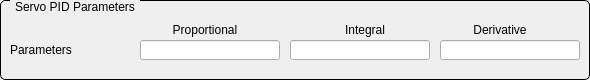
       <widget class="QGroupBox" name="titleGroupBox_7">
        <property name="geometry">
         <rect>
          <x>10</x>
          <y>360</y>
          <width>590</width>
          <height>80</height>
         </rect>
        </property>
        <property name="styleSheet">
         <string notr="true">QGroupBox {
     border: 1px solid black;
     border-radius: 5px;
     margin-top: 0.5em;
 }
 
 QGroupBox::title {
     subcontrol-origin: margin;
     left: 10px;
     padding: 0 3px 0 3px;
 }</string>
        </property>
        <property name="title">
         <string>Servo PID Parameters</string>
        </property>
        <widget class="QLabel" name="label_22">
         <property name="geometry">
          <rect>
           <x>160</x>
           <y>20</y>
           <width>90</width>
           <height>20</height>
          </rect>
         </property>
         <property name="text">
          <string>Proportional</string>
         </property>
         <property name="alignment">
          <set>Qt::AlignCenter</set>
         </property>
        </widget>
        <widget class="QLabel" name="label_23">
         <property name="geometry">
          <rect>
           <x>330</x>
           <y>20</y>
           <width>70</width>
           <height>20</height>
          </rect>
         </property>
         <property name="text">
          <string>Integral</string>
         </property>
         <property name="alignment">
          <set>Qt::AlignCenter</set>
         </property>
        </widget>
        <widget class="QLabel" name="label_24">
         <property name="geometry">
          <rect>
           <x>460</x>
           <y>20</y>
           <width>80</width>
           <height>20</height>
          </rect>
         </property>
         <property name="text">
          <string>Derivative</string>
         </property>
         <property name="alignment">
          <set>Qt::AlignCenter</set>
         </property>
        </widget>
        <widget class="QLabel" name="label_25">
         <property name="geometry">
          <rect>
           <x>10</x>
           <y>40</y>
           <width>90</width>
           <height>20</height>
          </rect>
         </property>
         <property name="text">
          <string>Parameters</string>
         </property>
         <property name="alignment">
          <set>Qt::AlignLeading|Qt::AlignLeft|Qt::AlignVCenter</set>
         </property>
        </widget>
        <widget class="QELineEdit" name="txtPCOF">
         <property name="geometry">
          <rect>
           <x>140</x>
           <y>40</y>
           <width>140</width>
           <height>20</height>
          </rect>
         </property>
         <property name="variable" stdset="0">
          <string>$(group).PCOF</string>
         </property>
         <property name="displayAlarmStateOption" stdset="0">
          <enum>QE::Never</enum>
         </property>
         <property name="addUnits">
          <bool>false</bool>
         </property>
        </widget>
        <widget class="QELineEdit" name="txtICOF">
         <property name="geometry">
          <rect>
           <x>290</x>
           <y>40</y>
           <width>140</width>
           <height>20</height>
          </rect>
         </property>
         <property name="variable" stdset="0">
          <string>$(group).ICOF</string>
         </property>
         <property name="displayAlarmStateOption" stdset="0">
          <enum>QE::Never</enum>
         </property>
         <property name="addUnits">
          <bool>false</bool>
         </property>
        </widget>
        <widget class="QELineEdit" name="txtDCOF">
         <property name="geometry">
          <rect>
           <x>440</x>
           <y>40</y>
           <width>140</width>
           <height>20</height>
          </rect>
         </property>
         <property name="variable" stdset="0">
          <string>$(group).DCOF</string>
         </property>
         <property name="displayAlarmStateOption" stdset="0">
          <enum>QE::Never</enum>
         </property>
         <property name="addUnits">
          <bool>false</bool>
         </property>
        </widget>
       </widget>
